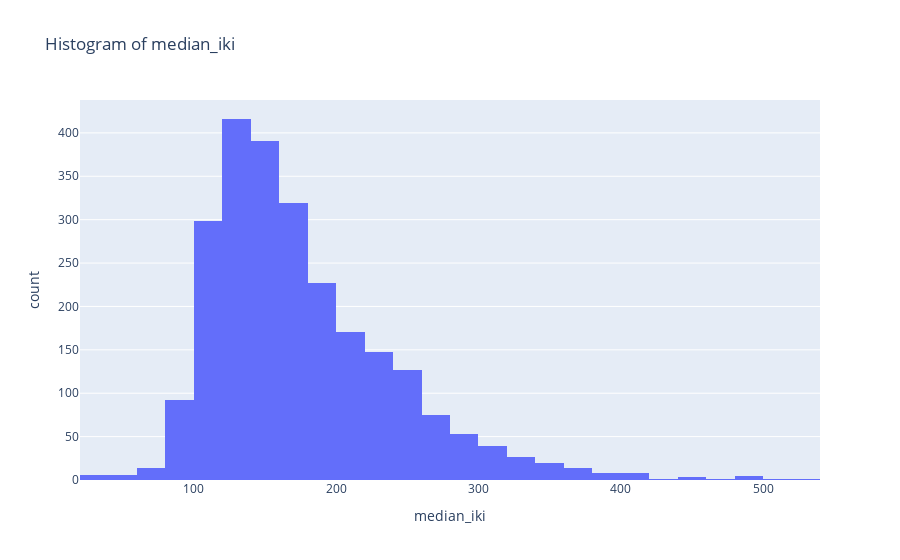
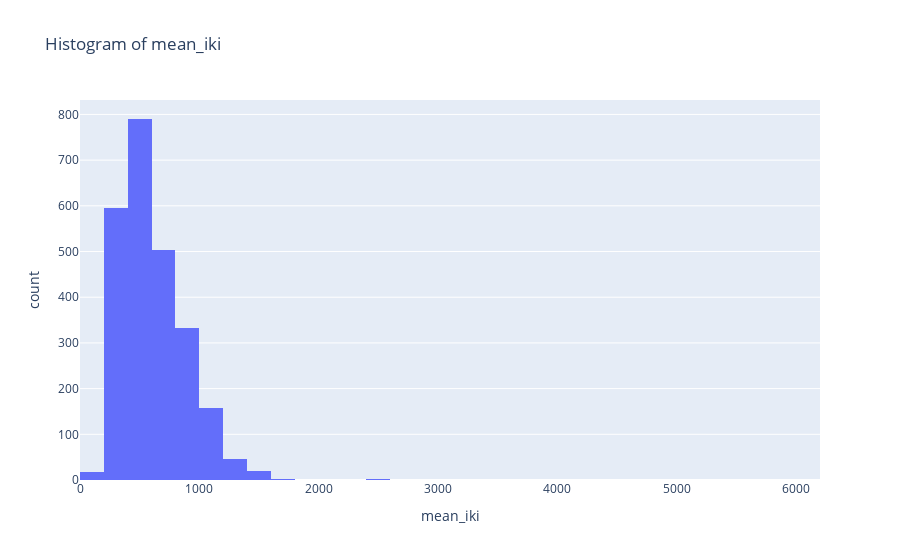
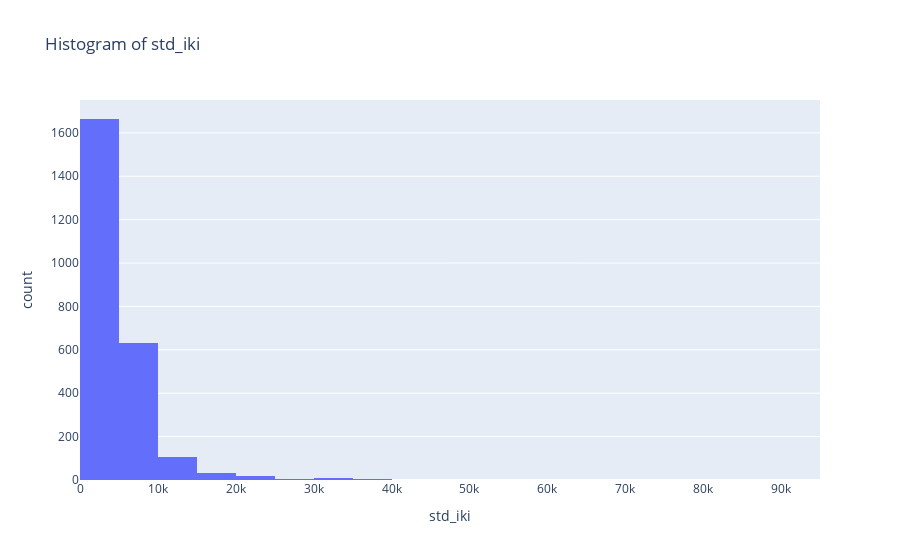

These figures' notebook cell, in order:
### Code cell
histograms(features)

### Figure 1 — Plotly figure (JSON) as saved in the notebook; plotly's stock layout.template omitted (floating-point values rounded to 4 significant figures; data arrays with more than 128 entries replaced by an {"elided": "..."} marker saying what was removed)
{"data": [{"alignmentgroup": "True", "bingroup": "x", "hovertemplate": "median_iki=%{x}<br>count=%{y}<extra></extra>", "legendgroup": "", "marker": {"color": "#636efa", "pattern": {"shape": ""}}, "name": "", "nbinsx": 30, "offsetgroup": "", "orientation": "v", "showlegend": false, "type": "histogram", "x": {"elided": "2471 float values"}, "xaxis": "x", "yaxis": "y"}], "layout": {"barmode": "relative", "legend": {"tracegroupgap": 0}, "title": {"text": "Histogram of median_iki"}, "xaxis": {"anchor": "y", "domain": [0, 1], "title": {"text": "median_iki"}}, "yaxis": {"anchor": "x", "domain": [0, 1], "title": {"text": "count"}}}}

### Figure 2 — Plotly figure (JSON) as saved in the notebook; plotly's stock layout.template omitted (floating-point values rounded to 4 significant figures; data arrays with more than 128 entries replaced by an {"elided": "..."} marker saying what was removed)
{"data": [{"alignmentgroup": "True", "bingroup": "x", "hovertemplate": "mean_iki=%{x}<br>count=%{y}<extra></extra>", "legendgroup": "", "marker": {"color": "#636efa", "pattern": {"shape": ""}}, "name": "", "nbinsx": 30, "offsetgroup": "", "orientation": "v", "showlegend": false, "type": "histogram", "x": {"elided": "2471 float values"}, "xaxis": "x", "yaxis": "y"}], "layout": {"barmode": "relative", "legend": {"tracegroupgap": 0}, "title": {"text": "Histogram of mean_iki"}, "xaxis": {"anchor": "y", "domain": [0, 1], "title": {"text": "mean_iki"}}, "yaxis": {"anchor": "x", "domain": [0, 1], "title": {"text": "count"}}}}

### Figure 3 — Plotly figure (JSON) as saved in the notebook; plotly's stock layout.template omitted (floating-point values rounded to 4 significant figures; data arrays with more than 128 entries replaced by an {"elided": "..."} marker saying what was removed)
{"data": [{"alignmentgroup": "True", "bingroup": "x", "hovertemplate": "std_iki=%{x}<br>count=%{y}<extra></extra>", "legendgroup": "", "marker": {"color": "#636efa", "pattern": {"shape": ""}}, "name": "", "nbinsx": 30, "offsetgroup": "", "orientation": "v", "showlegend": false, "type": "histogram", "x": {"elided": "2471 float values"}, "xaxis": "x", "yaxis": "y"}], "layout": {"barmode": "relative", "legend": {"tracegroupgap": 0}, "title": {"text": "Histogram of std_iki"}, "xaxis": {"anchor": "y", "domain": [0, 1], "title": {"text": "std_iki"}}, "yaxis": {"anchor": "x", "domain": [0, 1], "title": {"text": "count"}}}}
